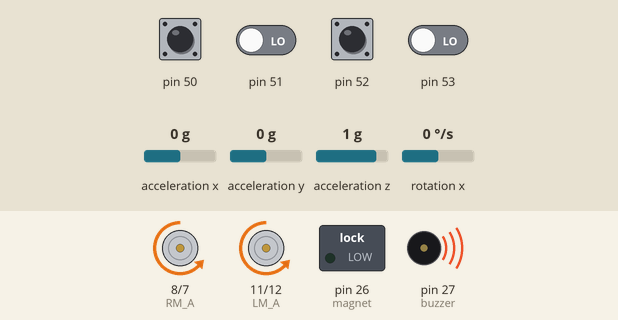
Simulated run of this sketch. Board: Arduino Mega 2560, built with avr-gcc and run on an emulated ATmega2560. On the bench: motor-driver pin pairs drawn as motors (green arrow = first pin HIGH = forward, orange = second pin HIGH = backward, longer = more drive, scaled by the enable pin), switched loads named in the sketch (green lamp = pin HIGH), buzzer (waves = sounding, pin HIGH). Wiring (inferred from the names in the program): MPU-6050 motion sensor at I2C address 0x68. The test bench sets the inputs (shaded band); at power-on: pin 50, pin 52 HIGH, pin 51, pin 53 LOW, acceleration y 0 g, acceleration x 0 g, acceleration z 1 g, rotation x 0 °/s. What the sketch prints to the serial monitor is not drawn.

Above: at 10.0 s.
10.1 s: acceleration y set to -0.8 g
11.6 s: acceleration y set to 0.1 g
At 13.09 s:
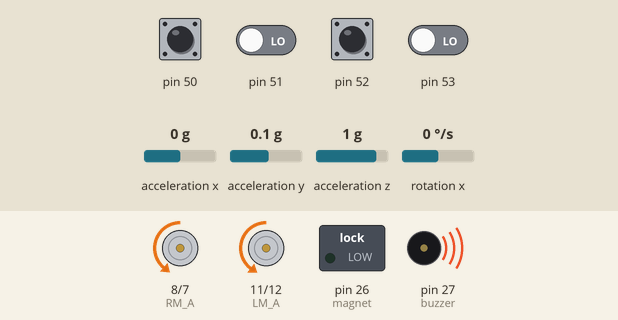
At 13.9 s:
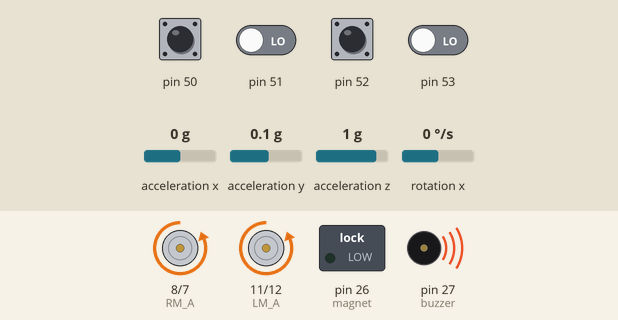
14.6 s: acceleration y set to -0.1 g
At 16.2 s:
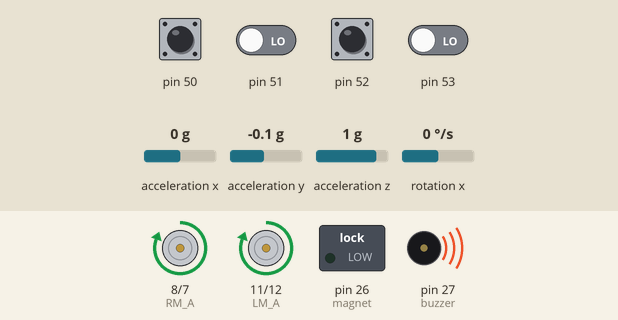
Timing chart, 0 to 17.7 s (numbered marks = the images above; inputs shaded):
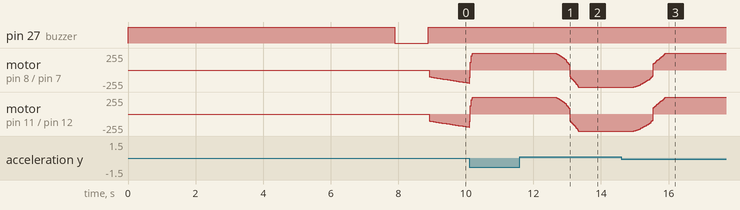

The sketch:

task5_bot.ino
```cpp
 /*
 * Team Id: eYRC-BP#2557
 * Author List: Arunava Dey,Dipanjan Maity,Amiya Ghosh,Anick Bhattacharya
 * Filename: eYRC-BP#2557_Task5_Code.ino
 * Theme: Biped Patrol
 * Functions: void setup(),void loop(),void read_receiver(),void read_gyro()
 * Global Variables: JOYSTICK_X_MID,JOYSTICK_Y_MID,LM_PWM,RM_PWM,LM_A,LM_B,LM_ENCA,LM_ENCB,LM_OFFSET,RM_A,RM_B,RM_ENCA,RM_ENCB,RM_OFFSET,buzzer,magnet,gyro_address,gyro_x,acc_x,acc_y,acc_z,temp,gyro_x_cal,
 *                    cal_counter,first_angle,gyro_angle,accel_angle,digital_input,joystick_x,joystick_y,receive_byte,pid_p_gain,pid_i_gain,pid_d_gain,turning_speed,max_target_speed,self_balance_pid_setpoint,
 *                    pid_error_temp, pid_i_mem, pid_setpoint, gyro_input, pid_output, pid_last_d_error,pid_output_left,pid_output_right,left_motor,throttle_left_motor,throttle_counter_left_motor,throttle_left_motor_memory,
 *                    right_motor,throttle_right_motor,throttle_counter_right_motor,throttle_right_motor_memory,loop_timer,loop_counter
 */
#include<Wire.h>

//joystick middle offsets
#define JOYSTICK_X_MID 417
#define JOYSTICK_Y_MID 398

//pin configuration for left motor
#define LM_PWM 45
#define LM_A 11      //A high B low reverse
#define LM_B 12
#define LM_ENCA
#define LM_ENCB
#define LM_OFFSET 88

//pin configuration for right motor
#define RM_PWM 46
#define RM_A 8      //A high B low reverse
#define RM_B 7
#define RM_ENCA
#define RM_ENCB
#define RM_OFFSET 85

//buzzer and magnet pin configuration
#define buzzer 27
#define magnet 26

// Speed values
#define TILT_ANGLE_OFFSET -0.85
#define FULL_SPEED 60        // Position increment rate
#define FORWARD_SPEED 150
#define REVERSE_SPEED 160
#define SLOPE_SPEED 155
#define TURN_SPEED 150

#define COAST  0
#define FORWARD  1
#define BACK  2
#define LEFT  3
#define RIGHT 4
#define BRAKE 5

// Rotation Proportional Gains
#define LEFT_GAIN 5
#define RIGHT_GAIN 5

////////////////////////////////
//////encoder variables/////////
////////////////////////////////
volatile int encoderLpos = 0;
volatile int encoderRpos = 0;
byte lastLA,lastLB,lastRA,lastRB;

////////////////////////////////
//////////gyro variables////////
////////////////////////////////
int gyro_address=0x68;
int gyro_x,acc_x,acc_y,acc_z,temp;
double gyro_x_cal;
int cal_counter = 0;
bool first_angle = false;
float gyro_angle,accel_angle;
///////////////////////////////////////////
////////////receiver variables/////////////
///////////////////////////////////////////
bool digital_input;
int joystick_x=0,joystick_y=0;
byte receive_byte = 0b00000000;

/////////////////////////////////////////////
///////////loop time variables///////////////
/////////////////////////////////////////////
uint32_t loop_timer,last_task_time=0;

/////////////////////////////////////////////
//////// PID Structure Definition////////////
/////////////////////////////////////////////
typedef struct PID
{
  volatile float con_KP;      // Conservative proportional gain
  volatile float con_KI;      // Conservative integral gain
  volatile float con_KD;      // Conservative derivative gain

  volatile float agr_KP;      // Aggressive proportional gain
  volatile float agr_KI;      // Aggressive integral gain
  volatile float agr_KD;      // Aggressive derivative gain

  volatile float set_point;   // Set point value
  volatile float error;     // Error value
  volatile float current_position;    // Current position
  volatile float last_position; // Previous position

  volatile float integral;    // Integral sum
  volatile float derivative;    // Derivative term
  volatile float output;      // PID output
  volatile int controller_direction;     // Controller direction
};
/////////////////////////////////////////////////
//////// Structure Initializations///////////////
/////////////////////////////////////////////////
PID angle    = {25, 3.2, 35, 30, 4, 40};
PID velocity = {15, 0, 4, 5, 0, 0, 0};
PID encoder  = {1.5, 0, 0, 8.2, 0, 0, 0};

////////////////////////////////////////////////////
/////////////////output variables///////////////////
////////////////////////////////////////////////////
float rotation_left=0, rotation_right=0;

float move_offset=0, max_angle_vel=4, max_angle_enc=2;
float left_RPM=0, right_RPM=0, left_prev_count=0, right_prev_count=0;

///////////////////flags/////////////////
bool STOP_FLAG = true;
bool ROTATION_FLAG = false;

/*
 * Function Name:setup
 * Input: NONE
 * Output: NONE
 * Logic: to initialize variables, pin modes, start using libraries.
 * Example Call: setup()
 */

void setup() {
  pinMode(buzzer,OUTPUT);
  digitalWrite(buzzer, HIGH);
  Serial.begin(57600);
  Serial2.begin(9600);
  Wire.begin();
  TWBR = 12;

  //Gyro configuration setting
  Wire.beginTransmission(gyro_address);
  Wire.write(0x6B);
  Wire.write(0x00);
  Wire.endTransmission();

  Wire.beginTransmission(gyro_address);
  Wire.write(0x1B);
  Wire.write(0x00);    //+/-250 deg/sec 131
  Wire.endTransmission();

  Wire.beginTransmission(gyro_address);
  Wire.write(0x1C);
  Wire.write(0x08);   //+/-4g 8192
  Wire.endTransmission();

  Wire.beginTransmission(gyro_address);
  Wire.write(0x1A);
  Wire.write(0x03);
  Wire.endTransmission();

  Wire.beginTransmission(gyro_address);
  Wire.write(0x1B);
  Wire.endTransmission();
  Wire.requestFrom(gyro_address, 1);
  while(Wire.available()<1);
  if(Wire.read() != 0x00){
    Serial.println("Gyro configuration failed.");
    while(1){
      digitalWrite(buzzer, LOW);
      delay(10);
    }
  }
  else{
    Serial.println("Gyro configuration successful.");
  }

  for(cal_counter=0;cal_counter<2000;cal_counter++){
    if(cal_counter % 137 == 0){
      Serial.print(".");
      //digitalWrite(buzzer, !digitalRead(buzzer));
    }
    Wire.beginTransmission(gyro_address);
    Wire.write(0x43);
    Wire.endTransmission();
    Wire.requestFrom(gyro_address, 2);
    while(Wire.available()<2);
    gyro_x_cal += Wire.read()<<8|Wire.read();
    delayMicroseconds(3700);
  }
  if(cal_counter == 2000){
    gyro_x_cal /= 2000;
    Serial.print("Gyro x offset :");
    Serial.println(gyro_x_cal);
  }
  //delay(1000);
  digitalWrite(buzzer, LOW);
  pinMode(LM_A, OUTPUT);
  pinMode(LM_B, OUTPUT);
  pinMode(RM_A, OUTPUT);
  pinMode(RM_B, OUTPUT);
  pinMode(magnet, OUTPUT);

  digitalWrite(LM_A, LOW);
  digitalWrite(RM_A, LOW);
  digitalWrite(LM_B, LOW);
  digitalWrite(RM_B, LOW);
  digitalWrite(magnet, LOW);
  delay(1000);
  digitalWrite(buzzer, HIGH);

  angle.controller_direction = 1;
  velocity.controller_direction = 1;
  encoder.controller_direction = 1;
  cli();
  PCICR |= (1 << PCIE0);
  PCMSK0 |= (1 << PCINT0);
  PCMSK0 |= (1 << PCINT1);
  PCMSK0 |= (1 << PCINT2);
  PCMSK0 |= (1 << PCINT3);
  sei();
  loop_timer = micros() + 10000;  //simulate a loop @100Hz refresh rate
  last_task_time = millis();
}

/*
▪ * Function Name: loop
▪ * Input: NONE
▪ * Output: NONE
▪ * Logic: This function repeats the code inside it repeatedly till the arduino board has power supply.
▪ * Example Call: loop()
▪ */
void loop(){
  read_receiver();
  read_gyro();
  if(millis()-last_task_time >= 20){
    last_task_time = millis();
    volatile float left_current_count = encoderLpos;
    volatile float right_current_count = encoderRpos;
    left_RPM = (float)(((left_current_count - left_prev_count) * 60)/(0.02*270));
    right_RPM = (float)(((right_current_count - right_prev_count) * 60)/(0.02*270));
    left_prev_count = left_current_count;
    right_prev_count = right_current_count;

    if(receive_byte & B00000001){
      rotation_left  = -TURN_SPEED;
      rotation_right = TURN_SPEED;
      ROTATION_FLAG = true;
    }
    if(receive_byte & 0B00000010){
      rotation_left  = TURN_SPEED;
      rotation_right = -TURN_SPEED;
      ROTATION_FLAG = true;
    }

    if(receive_byte & 0B00001100 || !(receive_byte & 0B00000000)){
      rotation_left = 0;
      rotation_right = 0;
      ROTATION_FLAG = false;
    }
    if(receive_byte & B00000100){    ///backward motion
      encoder.set_point -= 0.1*FULL_SPEED;
      velocity.set_point = -REVERSE_SPEED;
      move_offset = -0.35;
      STOP_FLAG = false;
    }

    if(receive_byte & B00001000){    //forward motion
      encoder.set_point  += 0.1*FULL_SPEED;
      velocity.set_point  = FORWARD_SPEED;
      move_offset = 0.07;
      STOP_FLAG = false;
    }

    if(!(receive_byte & B00001111)){
      encoderLpos = encoderRpos = 0;
      encoder.set_point = encoder_count();
      velocity.set_point = 0;
      move_offset = 0;
      STOP_FLAG = true;
    }

    float encoder_KP = 0;
    encoder.current_position = encoder_count();
    encoder.error = encoder.set_point - encoder.current_position;
    if(!STOP_FLAG){
      encoder_KP = encoder.con_KP;
      max_angle_enc = 2;
    }
    else{
      encoder_KP = encoder.agr_KP;
      max_angle_enc = 2;
    }
    encoder.output = (encoder_KP*encoder.error*0.0001);
    encoder.output = encoder.controller_direction*constrain(encoder.output, -max_angle_enc,max_angle_enc);

    float velocity_KP = 0;
    velocity.current_position = (left_RPM + right_RPM)/2.0;
    velocity.error = velocity.set_point - velocity.current_position;
    if(!STOP_FLAG){
      velocity_KP = velocity.con_KP;
      if(abs(velocity.error) < 60)max_angle_vel = 2.5;
      if(abs(velocity.error) >= 60)max_angle_vel = 4;
    }

    else{
      velocity_KP = velocity.con_KP;
      max_angle_vel = 2;
    }

    velocity.derivative = velocity.current_position - velocity.last_position;
    velocity.integral += velocity.con_KI*0.001*velocity.error;
    velocity.integral = constrain(velocity.integral, -max_angle_vel,max_angle_vel);

    velocity.output = (velocity_KP*0.001*velocity.error) + velocity.integral - (velocity.con_KD*0.001*velocity.derivative);
    velocity.output = velocity.controller_direction * constrain(velocity.output, -max_angle_vel, max_angle_vel);

    velocity.last_position = velocity.current_position;

    //angle pid calcultion
    float angle_KP = 0,angle_KI = 0, angle_KD = 0;
    float angle_position;
    angle_position = angle.current_position;
    angle.set_point = TILT_ANGLE_OFFSET + move_offset + encoder.output + velocity.output;

    angle.error = angle.set_point - angle_position;
    if (abs(angle.error) >= 75)
    {
      angle.output = 0;
      return;
    }
    if (abs(angle.error) < 3.0)
    {
      angle_KP = angle.con_KP;
      angle_KI = angle.con_KI;
      angle_KD = angle.con_KD;
    }
    else
    {
      angle_KP = angle.agr_KP;
      angle_KI = angle.agr_KI;
      angle_KD = angle.agr_KD;
    }
    angle.derivative = angle_position - angle.last_position;
    angle.integral += angle_KI*angle.error;
    angle.integral = constrain(angle.integral, -255, 255);
    angle.output = (angle_KP*angle.error) + (angle.integral) - (angle_KD*angle.derivative);
    angle.output = constrain(angle.output, -255, 255);
    angle.last_position = angle_position;
    if(ROTATION_FLAG){
      encoderLpos = encoderRpos;
    }
    rotation_left = -1*LEFT_GAIN * (encoderLpos - encoderRpos)*0.05;
    rotation_right = RIGHT_GAIN * (encoderLpos - encoderRpos)*0.05;
    update_motors(angle.output, rotation_left, rotation_right);
    //Serial.println("inside 50Hz loop");
  }
  digitalWrite(magnet,digital_input);
  if(micros()>loop_timer){
    Serial.println("Loop time exceeded");
    while(1){
      delay(10);
    }
  }
  while(loop_timer>micros());
  loop_timer = micros()+10000;
}


/*
▪ * Function Name: read_receiver
▪ * Input: NONE
▪ * Output: NONE
▪ * Logic: This function reads the received values from the receiver XBee and processes them for further use
▪ * Example Call: read_receiver()
▪ */
void read_receiver(){
  int sum = 131;
  byte byte_discard, checksum;
  byte digital_data = 0;
  byte AD0[2] = {0,0}, AD1[2] = {0,0};
  if(Serial2.available() >= 18){
    if(Serial2.read() == 0x7E){
      for(int i=0;i<2;i++){
        byte_discard = Serial2.read();
      }
      if(Serial2.read() != 0x83){
        return;
      }
      for(int i=0;i<8;i++){
        sum += Serial2.read();
      }
      digital_data = Serial2.read();
      sum += digital_data;

      AD0[1] = Serial2.read();
      AD0[0] = Serial2.read();
      AD1[1] = Serial2.read();
      AD1[0] = Serial2.read();

      sum = sum+AD0[0]+AD0[1]+AD1[0]+AD1[1];
      checksum = 0xFF - (0xFF & (byte)sum);
      byte_discard = Serial2.read();
      if(byte_discard != checksum) return;

      if((digital_data & 0x08) == 0x08) digital_input = HIGH;
      else digital_input = LOW;

      joystick_x = AD1[1]<<8|AD1[0];
      joystick_y = AD0[1]<<8|AD0[0];

      if((joystick_y < (JOYSTICK_Y_MID + 20) && joystick_y > (JOYSTICK_Y_MID - 20)) && (joystick_x > (JOYSTICK_X_MID + 100))){
        receive_byte = 0b00000001;                   ///right motion(1)
      }
      else if((joystick_y < (JOYSTICK_Y_MID + 20) && joystick_y > (JOYSTICK_Y_MID - 20)) && (joystick_x < (JOYSTICK_X_MID - 100))){
        receive_byte = 0b00000010;                   ///left motion(2)
      }
      else if((joystick_x < (JOYSTICK_X_MID + 20) && joystick_x > (JOYSTICK_X_MID - 20)) && (joystick_y < (JOYSTICK_Y_MID - 100))){
        receive_byte = 0b00001000;                   ///forward motion(8)
      }
      else if((joystick_x < (JOYSTICK_X_MID + 20) && joystick_x > (JOYSTICK_X_MID - 20)) && (joystick_y > (JOYSTICK_Y_MID + 100))){
        receive_byte = 0b00000100;                   ///backward motion(4)
      }
      else{
        receive_byte = 0b00000000;                   ///no input(0)
      }
    }
  }
}

/*
▪ * Function Name: read_gyro
▪ * Input: NONE
▪ * Output: NONE
▪ * Logic: This function reads the values from MPU6050 and processes them for further use
▪ * Example Call: read_gyro()
▪ */

void read_gyro(){
  Wire.beginTransmission(gyro_address);
  Wire.write(0x3B);
  Wire.endTransmission();
  Wire.requestFrom(gyro_address,10);
  while(Wire.available()<10);
  acc_x = Wire.read()<<8|Wire.read();
  acc_y = Wire.read()<<8|Wire.read();
  acc_z = Wire.read()<<8|Wire.read();
  temp = Wire.read()<<8|Wire.read();
  gyro_x = Wire.read()<<8|Wire.read();
  gyro_x -= gyro_x_cal;

  if(abs(acc_y)<acc_z){
    accel_angle = asin((float)acc_y/acc_z) * 57.296;
    accel_angle -= 0.00;
  }
  if(!first_angle){
    gyro_angle = accel_angle;
    first_angle = true;
  }
  else{
    gyro_angle += gyro_x * 0.000076;
    gyro_angle = gyro_angle * 0.98 + accel_angle * 0.02;
  }
  angle.current_position = gyro_angle;
}

/*
▪ * Function Name: encoder_count
▪ * Input: NONE
▪ * Output: total number of encoder pulses from left and right encoder
▪ * Logic: This function returns the total number pulses from encoder counted by the Interrupt Service Routine
▪ * Example Call: float enc_count = encoder_count()
▪ */
float encoder_count(){
  return (encoderLpos + encoderRpos);
}

/*
▪ * Function Name: update_motors
▪ * Input: NONE
▪ * Output: NONE
▪ * Logic: This function sets PWM values and updates rotation offsets
▪ * Example Call: update_motors()
▪ */
void update_motors(float PID_output, float left_offset, float right_offset)
{
  float left_PWM=0, right_PWM=0;

  // Add rotation offsets and constrain the output
  left_PWM = constrain(PID_output+left_offset, -255, 255);
  right_PWM = constrain(PID_output+right_offset, -255, 255);

  // Drive the motors
  drive_motor(LEFT, left_PWM, LM_OFFSET);
  drive_motor(RIGHT, right_PWM, RM_OFFSET);
}

/*
▪ * Function Name: drive_motor
▪ * Input: NONE
▪ * Output: NONE
▪ * Logic: This function drives the motors from the PWM values set by update_motors()
▪ * Example Call: drive_motor()
▪ */
void drive_motor(int motor, float PWM_value, float min_value)
{
  // Coast the motors
  if (PWM_value == 0)
  {
    set_motor_PWM(motor, 0);
    set_motor_mode(motor, COAST);
  }

  // Move the robot forward
  else if (PWM_value > 0)
  {
    PWM_value = map(PWM_value, 0, 255, min_value, 255);   // Map the PWM values
    set_motor_PWM(motor, (unsigned char)PWM_value);     // Set motor speed
    set_motor_mode(motor, FORWARD);             // Set motor direction
  }

  // Move the robot back
  else if (PWM_value < 0)
  {
    PWM_value = map(PWM_value, 0, -255, min_value, 255);  // Map the PWM values
    set_motor_PWM(motor, (unsigned char)PWM_value);     // Set motor speed
    set_motor_mode(motor, BACK);              // Set motor direction
  }
}

/*
▪ * Function Name: set_motor_PWM
▪ * Input: NONE
▪ * Output: NONE
▪ * Logic: This function sets the PWM values for motors for left and right turn
▪ * Example Call: set_motor_PWM()
▪ */
void set_motor_PWM(int motor, unsigned char motor_speed)
{
  if (motor==LEFT)  analogWrite(LM_PWM, motor_speed);
  if (motor==RIGHT) analogWrite(RM_PWM, motor_speed);
}

/*
▪ * Function Name: set_motor_mode
▪ * Input: NONE
▪ * Output: NONE
▪ * Logic: This function sets the modes for different motions of the bot i.e (forward,backward,left,right,brake,coast)
▪ * Example Call: set_motor_mode()
▪ */
void set_motor_mode(int motor, int mode)
{
  if (mode==FORWARD)  set_motor_pin(motor, LOW, HIGH);
  if (mode==BACK)   set_motor_pin(motor, HIGH, LOW);
  if (mode==COAST)  set_motor_pin(motor, LOW, LOW);
  if (mode==BRAKE)  set_motor_pin(motor, HIGH, HIGH);
  if (mode==LEFT){
    if(motor == LEFT){
      set_motor_pin(motor, HIGH,LOW);
    }
    if(motor == RIGHT){
      set_motor_pin(motor, LOW,HIGH);
    }
  }
  if(mode==RIGHT){
    if(motor == LEFT){
      set_motor_pin(motor,LOW,HIGH);
    }
    if(motor == RIGHT){
      set_motor_pin(motor,HIGH,LOW);
    }
  }
}
/*
▪ * Function Name: set_motor_pin
▪ * Input: NONE
▪ * Output: NONE
▪ * Logic: This function writes digital values(HIGH or LOW) to the left and right motors' pins
▪ * Example Call: set_motor_pin()
▪ */
void set_motor_pin(int motor, bool pin1, bool pin2)
{
  if (motor==LEFT){
    digitalWrite(LM_A,pin2);
    digitalWrite(LM_B,pin1);
  }
  if (motor==RIGHT){
    digitalWrite(RM_A,pin2);
    digitalWrite(RM_B,pin1);
  }
}

/*  Function Name: Interrupt Service Routine
 * Input: Pin Change Interrupt 0 (PCINT0)
 * Output: None
 * Logic: It counts the encoder pulses from both the right and left encoders
 * Example Call: ISR(PCINT0_vect)
 *                It is called when a Pin change Interrupt Request 0 occurs.
 */

ISR(PCINT0_vect){
  if(lastLA == 0 && (PINB & B00000001)){          // for the detection of a CCW rotation of left motor
    lastLA = 1;                                   // CW rotation will be considered when signal of A
    if(lastLB == 0 && !(PINB & B00000010)){       // will go 1 from 0 where B will remain at 0
      lastLB = 0;
      encoderLpos -= 1;
    }
  }
  else if(lastLA == 1 && !(PINB & B00000001)){    // for the detection of a CW rotation of left motor
    lastLA = 0;                                   // CCW rotation will be considered when signal of A
    if(lastLB == 0 && !(PINB & B00000010)){       // will go 0 from 1 where B will remain at 0
      lastLB = 0;
      encoderLpos += 1;
    }
  }
  if(lastRA == 0 && (PINB & B00000100)){          // for the detection of a CW rotation of right motor
    lastRA = 1;                                   // CW rotation will be considered when signal of A
    if(lastRB == 0 && !(PINB & B00001000)){       // will go 1 from 0 where B will remain at 0
      lastRB = 0;
      encoderRpos += 1;
    }
  }
  else if(lastRA == 1 && !(PINB & B00000100)){    // for the detection of a CCW rotation of right motor
    lastRA = 0;                                   // CCW rotation will be considered when signal of A
    if(lastRB == 0 && !(PINB & B00001000)){       // will go 0 from 1 where B will remain at 0
      lastRB = 0;
      encoderRpos -= 1;
    }
  }
}
```

Measured:
- after the input at 11.6 s, motor on pin 8 (RM_A) / pin 7 (RM_B), motor on pin 11 (LM_A) / pin 12 (LM_B): moves from forward 255/255 to backward 255/255 over 0.70 s, starting after 1.0 s
- after the input at 14.6 s, motor on pin 8 (RM_A) / pin 7 (RM_B), motor on pin 11 (LM_A) / pin 12 (LM_B): moves from backward 255/255 to forward 255/255 over 0.93 s, starting after 0.38 s
